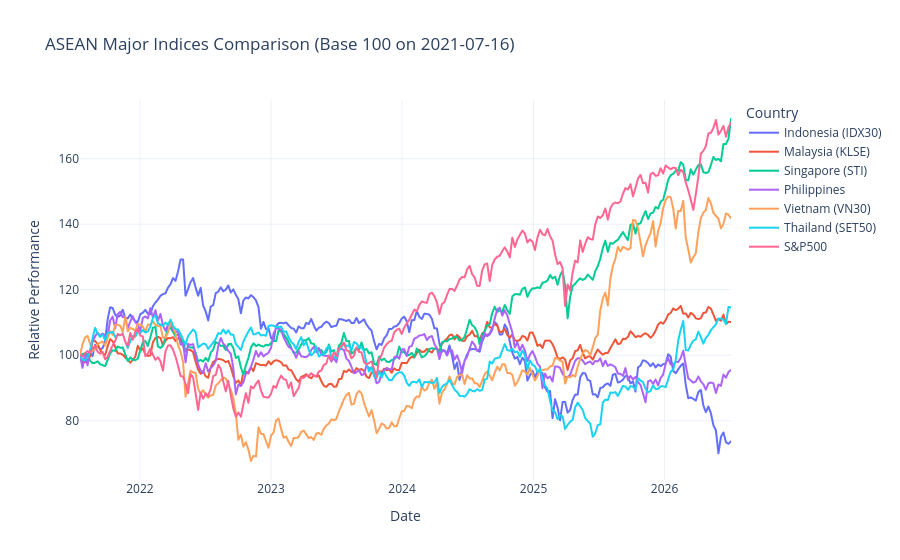

This figure's notebook cell:
### Markdown cell above
## Comparative Analysis

### Code cell
# 1. Normalize the prices to base 100 starting from the first row (2021-07-16)
# This allows us to compare apples-to-apples percentage performance
normalized_df = (asean_filtered_df / asean_filtered_df.iloc[0]) * 100

# 2. Restructure the data for Plotly (melting from 'wide' to 'long' format)
# This turns the country columns into a single 'Country' column for the legend
df_melted = normalized_df.reset_index().melt(
    id_vars=['Date'], 
    var_name='Country', 
    value_name='Performance (Base 100)'
)

# 3. Create the interactive line chart
fig = px.line(
    df_melted, 
    x='Date', 
    y='Performance (Base 100)', 
    color='Country', 
    title='ASEAN Major Indices Comparison (Base 100 on 2021-07-16)',
    labels={'Date': 'Date', 'Performance (Base 100)': 'Relative Performance'}
)

# 4. Polish the layout for better readability
fig.update_layout(
    hovermode="x unified", # Shows a single tooltip line for all countries when hovering
    legend_title_text='Country',
    template='plotly_white' # Gives the chart a clean, professional look
)

# 5. Show the chart in your browser or notebook
fig.show()

### Figure 1 — Plotly figure (JSON) as saved in the notebook; plotly's stock layout.template omitted (floating-point values rounded to 4 significant figures; data arrays with more than 128 entries replaced by an {"elided": "..."} marker saying what was removed)
{"data": [{"hovertemplate": "Country=Indonesia (IDX30)<br>Date=%{x}<br>Relative Performance=%{y}<extra></extra>", "legendgroup": "Indonesia (IDX30)", "line": {"color": "#636efa", "dash": "solid"}, "marker": {"symbol": "circle"}, "mode": "lines", "name": "Indonesia (IDX30)", "showlegend": true, "type": "scattergl", "x": {"elided": "260 str values"}, "xaxis": "x", "y": {"elided": "260 float values"}, "yaxis": "y"}, {"hovertemplate": "Country=Malaysia (KLSE)<br>Date=%{x}<br>Relative Performance=%{y}<extra></extra>", "legendgroup": "Malaysia (KLSE)", "line": {"color": "#EF553B", "dash": "solid"}, "marker": {"symbol": "circle"}, "mode": "lines", "name": "Malaysia (KLSE)", "showlegend": true, "type": "scattergl", "x": {"elided": "260 str values"}, "xaxis": "x", "y": {"elided": "260 float values"}, "yaxis": "y"}, {"hovertemplate": "Country=Singapore (STI)<br>Date=%{x}<br>Relative Performance=%{y}<extra></extra>", "legendgroup": "Singapore (STI)", "line": {"color": "#00cc96", "dash": "solid"}, "marker": {"symbol": "circle"}, "mode": "lines", "name": "Singapore (STI)", "showlegend": true, "type": "scattergl", "x": {"elided": "260 str values"}, "xaxis": "x", "y": {"elided": "260 float values"}, "yaxis": "y"}, {"hovertemplate": "Country=Philippines<br>Date=%{x}<br>Relative Performance=%{y}<extra></extra>", "legendgroup": "Philippines", "line": {"color": "#ab63fa", "dash": "solid"}, "marker": {"symbol": "circle"}, "mode": "lines", "name": "Philippines", "showlegend": true, "type": "scattergl", "x": {"elided": "260 str values"}, "xaxis": "x", "y": {"elided": "260 float values"}, "yaxis": "y"}, {"hovertemplate": "Country=Vietnam (VN30)<br>Date=%{x}<br>Relative Performance=%{y}<extra></extra>", "legendgroup": "Vietnam (VN30)", "line": {"color": "#FFA15A", "dash": "solid"}, "marker": {"symbol": "circle"}, "mode": "lines", "name": "Vietnam (VN30)", "showlegend": true, "type": "scattergl", "x": {"elided": "260 str values"}, "xaxis": "x", "y": {"elided": "260 float values"}, "yaxis": "y"}, {"hovertemplate": "Country=Thailand (SET50)<br>Date=%{x}<br>Relative Performance=%{y}<extra></extra>", "legendgroup": "Thailand (SET50)", "line": {"color": "#19d3f3", "dash": "solid"}, "marker": {"symbol": "circle"}, "mode": "lines", "name": "Thailand (SET50)", "showlegend": true, "type": "scattergl", "x": {"elided": "260 str values"}, "xaxis": "x", "y": {"elided": "260 float values"}, "yaxis": "y"}, {"hovertemplate": "Country=S&P500<br>Date=%{x}<br>Relative Performance=%{y}<extra></extra>", "legendgroup": "S&P500", "line": {"color": "#FF6692", "dash": "solid"}, "marker": {"symbol": "circle"}, "mode": "lines", "name": "S&P500", "showlegend": true, "type": "scattergl", "x": {"elided": "260 str values"}, "xaxis": "x", "y": {"elided": "260 float values"}, "yaxis": "y"}], "layout": {"hovermode": "x unified", "legend": {"title": {"text": "Country"}, "tracegroupgap": 0}, "title": {"text": "ASEAN Major Indices Comparison (Base 100 on 2021-07-16)"}, "xaxis": {"anchor": "y", "domain": [0, 1], "title": {"text": "Date"}}, "yaxis": {"anchor": "x", "domain": [0, 1], "title": {"text": "Relative Performance"}}}}
